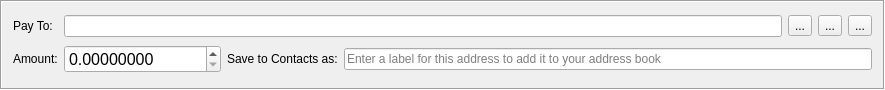
<?xml version="1.0" encoding="UTF-8"?>
<ui version="4.0">
 <class>TransferFrame</class>
 <widget class="QFrame" name="TransferFrame">
  <property name="geometry">
   <rect>
    <x>0</x>
    <y>0</y>
    <width>885</width>
    <height>90</height>
   </rect>
  </property>
  <property name="windowTitle">
   <string>Frame</string>
  </property>
  <property name="frameShape">
   <enum>QFrame::Box</enum>
  </property>
  <property name="frameShadow">
   <enum>QFrame::Sunken</enum>
  </property>
  <layout class="QGridLayout" name="gridLayout">
   <item row="0" column="0">
    <widget class="QLabel" name="label">
     <property name="text">
      <string>Pay To:</string>
     </property>
    </widget>
   </item>
   <item row="0" column="1" colspan="2">
    <layout class="QHBoxLayout" name="horizontalLayout_2">
     <item>
      <widget class="QLineEdit" name="m_addressEdit">
       <property name="clearButtonEnabled" stdset="0">
        <bool>false</bool>
       </property>
      </widget>
     </item>
     <item>
      <widget class="QToolButton" name="m_addressBookButton">
       <property name="toolTip">
        <string>Select recipient from Address Book</string>
       </property>
       <property name="text">
        <string>...</string>
       </property>
       <property name="icon">
        <iconset resource="../../resources.qrc">
         <normaloff>:/icons/add_recepient</normaloff>:/icons/add_recepient</iconset>
       </property>
      </widget>
     </item>
     <item>
      <widget class="QToolButton" name="m_pasteButton">
       <property name="toolTip">
        <string>Paste from clipboard</string>
       </property>
       <property name="text">
        <string>...</string>
       </property>
       <property name="icon">
        <iconset resource="../../resources.qrc">
         <normaloff>:/icons/paste</normaloff>:/icons/paste</iconset>
       </property>
      </widget>
     </item>
     <item>
      <widget class="QToolButton" name="m_removeButton">
       <property name="toolTip">
        <string>Remove recepient</string>
       </property>
       <property name="text">
        <string>...</string>
       </property>
       <property name="icon">
        <iconset resource="../../resources.qrc">
         <normaloff>:/icons/remove</normaloff>:/icons/remove</iconset>
       </property>
      </widget>
     </item>
    </layout>
   </item>
   <item row="1" column="0">
    <widget class="QLabel" name="label_3">
     <property name="text">
      <string>Amount:</string>
     </property>
    </widget>
   </item>
   <item row="1" column="1">
    <widget class="QDoubleSpinBox" name="m_amountSpin">
     <property name="font">
      <font>
       <pointsize>12</pointsize>
      </font>
     </property>
     <property name="cursor">
      <cursorShape>IBeamCursor</cursorShape>
     </property>
     <property name="layoutDirection">
      <enum>Qt::LeftToRight</enum>
     </property>
     <property name="locale">
      <locale language="English" country="UnitedStates"/>
     </property>
     <property name="suffix">
      <string notr="true"/>
     </property>
     <property name="decimals">
      <number>8</number>
     </property>
     <property name="maximum">
      <double>9999999.999998999759555</double>
     </property>
    </widget>
   </item>
   <item row="1" column="2">
    <layout class="QHBoxLayout" name="horizontalLayout">
     <item>
      <widget class="QLabel" name="label_2">
       <property name="text">
        <string>Save to Contacts as:</string>
       </property>
      </widget>
     </item>
     <item>
      <widget class="QLineEdit" name="m_labelEdit">
       <property name="maxLength">
        <number>50</number>
       </property>
       <property name="placeholderText">
        <string>Enter a label for this address to add it to your address book</string>
       </property>
      </widget>
     </item>
    </layout>
   </item>
  </layout>
 </widget>
 <tabstops>
  <tabstop>m_addressEdit</tabstop>
  <tabstop>m_amountSpin</tabstop>
  <tabstop>m_labelEdit</tabstop>
  <tabstop>m_addressBookButton</tabstop>
  <tabstop>m_pasteButton</tabstop>
  <tabstop>m_removeButton</tabstop>
 </tabstops>
 <resources>
  <include location="../../resources.qrc"/>
 </resources>
 <connections>
  <connection>
   <sender>m_removeButton</sender>
   <signal>clicked()</signal>
   <receiver>TransferFrame</receiver>
   <slot>close()</slot>
   <hints>
    <hint type="sourcelabel">
     <x>862</x>
     <y>21</y>
    </hint>
    <hint type="destinationlabel">
     <x>442</x>
     <y>60</y>
    </hint>
   </hints>
  </connection>
  <connection>
   <sender>m_addressBookButton</sender>
   <signal>clicked()</signal>
   <receiver>TransferFrame</receiver>
   <slot>addressBookClicked()</slot>
   <hints>
    <hint type="sourcelabel">
     <x>786</x>
     <y>21</y>
    </hint>
    <hint type="destinationlabel">
     <x>442</x>
     <y>60</y>
    </hint>
   </hints>
  </connection>
  <connection>
   <sender>m_pasteButton</sender>
   <signal>clicked()</signal>
   <receiver>TransferFrame</receiver>
   <slot>pasteClicked()</slot>
   <hints>
    <hint type="sourcelabel">
     <x>824</x>
     <y>21</y>
    </hint>
    <hint type="destinationlabel">
     <x>442</x>
     <y>60</y>
    </hint>
   </hints>
  </connection>
  <connection>
   <sender>m_amountSpin</sender>
   <signal>valueChanged(double)</signal>
   <receiver>TransferFrame</receiver>
   <slot>amountValueChange()</slot>
   <hints>
    <hint type="sourcelabel">
     <x>150</x>
     <y>56</y>
    </hint>
    <hint type="destinationlabel">
     <x>442</x>
     <y>39</y>
    </hint>
   </hints>
  </connection>
  <connection>
   <sender>m_removeButton</sender>
   <signal>clicked()</signal>
   <receiver>TransferFrame</receiver>
   <slot>amountValueChange()</slot>
   <hints>
    <hint type="sourcelabel">
     <x>861</x>
     <y>23</y>
    </hint>
    <hint type="destinationlabel">
     <x>442</x>
     <y>39</y>
    </hint>
   </hints>
  </connection>
  <connection>
   <sender>m_addressEdit</sender>
   <signal>textEdited(QString)</signal>
   <receiver>TransferFrame</receiver>
   <slot>addressEdited(QString)</slot>
   <hints>
    <hint type="sourcelabel">
     <x>460</x>
     <y>18</y>
    </hint>
    <hint type="destinationlabel">
     <x>442</x>
     <y>66</y>
    </hint>
   </hints>
  </connection>
 </connections>
 <slots>
  <slot>addressBookClicked()</slot>
  <slot>pasteClicked()</slot>
  <slot>addressEdited(QString)</slot>
 </slots>
</ui>
